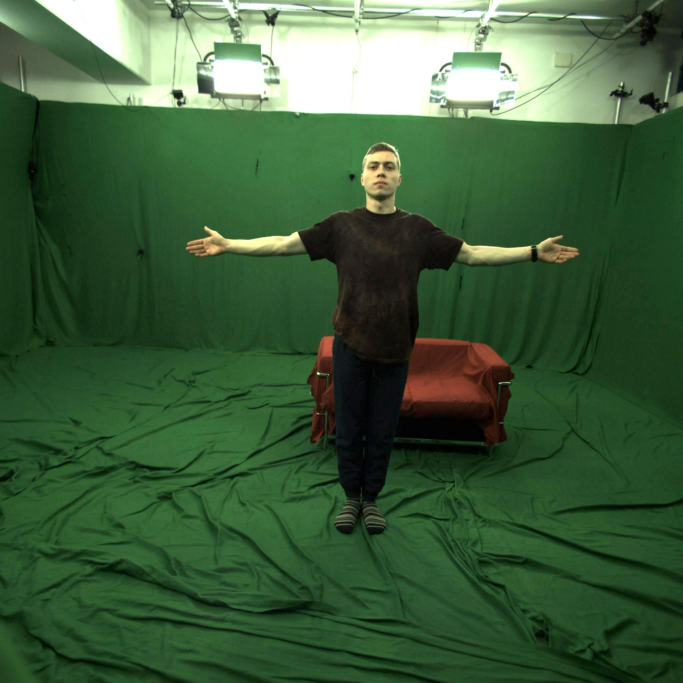
#> input picture mpi_inf_3dhp_test_set/TS2/imageSequence/000001.jpg, 2048 x 2048 px (shown at 1/3 size)
$ python main_crop.py
#> lines starting #> are read from the running program, lines starting #| are printed output that depends on the picture
### functions.py
import cv2
import numpy as np
H36M_JOINTMAP = [
    [0, 1], [1, 2], [2, 3],       # 오른쪽 하체         # 0번째가 root joint
    [0, 4], [4, 5], [5, 6],        # 왼쪽 하체
    [7, 13], [13, 14], [14, 15],     # 오른쪽 상체
    [7, 10], [10, 11], [11, 12],     # 왼쪽 하체
    [0, 7], [7, 8], [8, 9],          # 중앙 상체
]

MPII_JOINTMAP = [
    [0, 1], [1, 2], [2, 6],     # 오른쪽 하체           # 6번째가 root joint
    [6, 3], [3, 4], [4, 5],      # 왼쪽 하체
    [10, 11], [11, 12], [12, 7],
    [7, 13], [13, 14], [14, 15],
    [6, 7], [7, 8], [8, 9],      # 중앙 상체
]

color_box = [(255, 0, 0), (0, 255, 0), (0, 0, 255)]


def vis_2D_pose(frame, denorm_2d_pose, data_type):
    x_set, y_set = denorm_2d_pose.T

    if data_type == 'h36m':
        JOINTMAP = H36M_JOINTMAP
        root_joint_numer = 0
    else:
        JOINTMAP = MPII_JOINTMAP
        root_joint_numer = 6

    for j in range(len(JOINTMAP)):

        child = tuple([int(x_set[JOINTMAP[j][0]]), int(y_set[JOINTMAP[j][0]])])
        parent = tuple([int(x_set[JOINTMAP[j][1]]),
                       int(y_set[JOINTMAP[j][1]])])
        if j in [0, 1, 2, 6, 7, 8]:          # 오른쪽
            color = color_box[0]
        elif j in [3, 4, 5, 9, 10, 11]:       # 왼쪽
            color = color_box[2]
        else:
            color = color_box[1]        # 중앙
        # color = (0, 64 + 192 * (len(JOINTMAP) - j) / (len(JOINTMAP) - 1), 64 + 192 * j / (len(JOINTMAP) - 1))

        size = 20
        lsize = 20
        cv2.line(frame, child, parent, color, lsize)
        # cv2.circle(frame, parent, size, (0, 0, 0), -1)
    # for jnum in range(denorm_2d_pose.shape[-1]):
    #     #jnum = 10
    #     cv2.circle(frame, (int(x_set[jnum]), int(
    #         y_set[jnum])), size, (0, 255, 255), -1)
    return frame


def show3Dpose(annot, ax, radius=40, data_type='h36m', lcolor='red', rcolor='#0000ff', angles=(10, -60)):
    l_size = 6
    if data_type == 'h36m':
        JOINTMAP = H36M_JOINTMAP
        root_joint_numer = 0
    else:
        JOINTMAP = MPII_JOINTMAP
        root_joint_numer = 6

    for ind, (i, j) in enumerate(JOINTMAP):
        if ind in [0, 1, 2, 6, 7, 8]:          # 오른쪽
            color = 'b'
        elif ind in [3, 4, 5, 9, 10, 11]:       # 왼쪽
            color = 'r'
        else:
            color = 'g'        # 중앙

        x, z, y = [np.array([annot[i, c], annot[j, c]]) for c in range(3)]
        ax.plot(x, y, -z, lw=l_size, c=color)

    RADIUS = radius  # space around the subject

    xroot, yroot, zroot = annot[root_joint_numer,
                                0], annot[root_joint_numer, 1], annot[root_joint_numer, 2]

    ax.set_xlim3d([-RADIUS, RADIUS])
    ax.set_ylim3d([-RADIUS, RADIUS])
    ax.set_zlim3d([-RADIUS, RADIUS])

    # ax.set_xlim3d([-RADIUS + xroot, RADIUS + xroot])
    # ax.set_ylim3d([-RADIUS + yroot, RADIUS + yroot])
    # ax.set_zlim3d([-RADIUS + zroot, RADIUS + zroot])
    ax.view_init(angles[0], angles[-1])
    # [7 lines of commented-out code are left out]

### main_crop.py
import cv2
import numpy as np
from pose_data import pose2D_1, pose3D_1, pose3Dgt_1
from functions import *
import matplotlib.pyplot as plt


def final_visualization(pose_3D_pred, pose_3D_gt, arr, Radius, angles, save_img_folder):

    stepX, stepZ = Radius*2 / 256, Radius*2 / 256
    X1 = np.arange(-Radius, Radius, stepX)
    Z1 = np.arange(-Radius, Radius, stepZ)
    X1, Z1 = np.meshgrid(X1, Z1)

    fig = plt.figure(figsize=(8, 8))
    ax_3D_pred = fig.add_subplot(1, 1, 1, projection='3d')

    ax_3D_pred.plot_surface(X1, np.atleast_2d(
        Radius), Z1, rstride=1, cstride=1, facecolors=arr)

    ax_3D_pred.set_xlim3d([-Radius, Radius])
    ax_3D_pred.set_ylim3d([-Radius, Radius])
    ax_3D_pred.set_zlim3d([-Radius, Radius])
    ax_3D_pred.set_xticklabels([])
    ax_3D_pred.set_yticklabels([])
    ax_3D_pred.set_zticklabels([])
    ax_3D_pred.view_init(angles[0], angles[1])
    # ax_3D_pred.grid(False)

    ax_3D = fig.add_subplot(1, 1, 1, projection='3d')
    pred3D = pose_3D_pred - np.array([0, 0, 530])
    gt3D = pose_3D_gt - np.array([0, 0, 530])
    show3Dpose(pred3D, ax_3D, data_type='mpii',
               radius=Radius, lcolor='black', angles=angles)      # 20,-70
    # show3Dpose_with_annot2(gt3D, pred3D, ax_3D_pred, data_type='mpii', radius=Radius, lcolor='blac)
    ax_3D.grid(False)
    ax_3D.axis('off')
    print('drawing....')
    plt.draw()
    i = 0
    plt.savefig(save_img_folder + '/%05d.png' % (i), transparent=True)
    #plt.savefig(config.save_img_folder + '/%05d.png'% (i))
    plt.pause(0.01)
    plt.show()
    # fig.clear()


def main(img_path, pose2D, pose3D, pose3D_gt, save_img_folder):
#> called with pose2D = array of shape (16, 2), pose3D = array of shape (16, 3), pose3D_gt = array of shape (16, 3), save_img_folder = './output'
    data_type = 'mpii'
    img = cv2.imread(img_path)
#> img is the input picture: shape (2048, 2048, 3); mean B, G, R 59.7, 93.9, 62.2
    img_with_p2d = vis_2D_pose(img, pose2D, data_type=data_type)

    # human crop
    x_set, y_set = pose2D.T

    # rectangles = [[] for _ in range(4)]
    rectangle = (max(int(abs(x_set.max()-x_set.min())),
                     int(abs(y_set.max()-y_set.min())))/2)*1.4
    # rectangles[v].append(rectangle)
    # rectangle = np.mean(rectangles[v])

    if data_type == 'h36m':
        root_joint = pose2D[0]
    else:
        root_joint = pose2D[6]

    left_range = int(root_joint[1]-rectangle)
    right_range = int(root_joint[1]+rectangle)
    bottom_range = int(root_joint[0]-rectangle)
    upper_range = int(root_joint[0]+rectangle)

    if left_range < 0:
        left_range = 0
    if right_range > img.shape[1]:
        right_range = img.shape[1]
    if bottom_range < 0:
        bottom_range = 0
    if upper_range > img.shape[0]:
        upper_range = img.shape[0]

    cropimg = img_with_p2d[left_range:
                           right_range,
                           bottom_range:
                           upper_range]
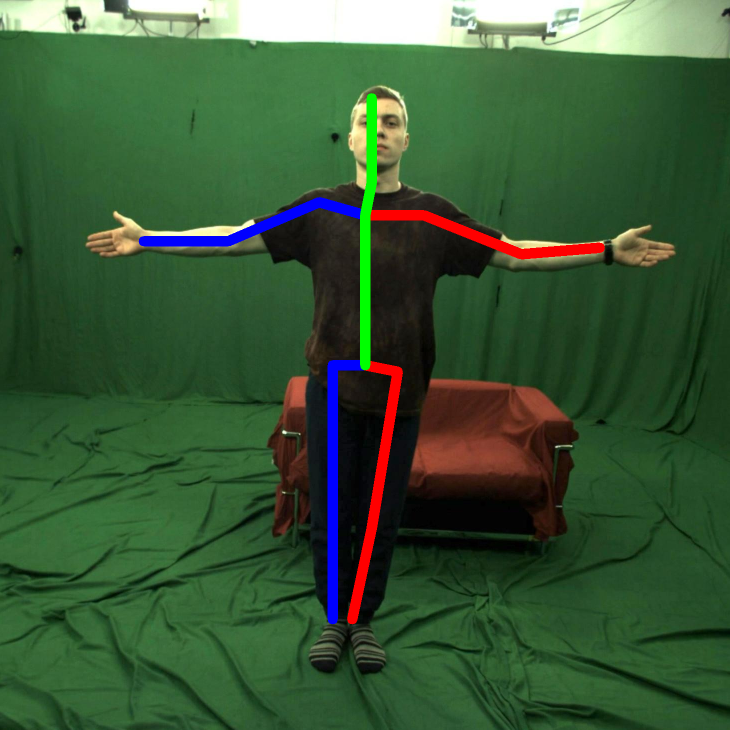
#> cropimg: shape (1459, 1459, 3) (shown at 1/2 size); mean B, G, R 53.5, 87.1, 57

    img = cv2.resize(cropimg, (256, 256))
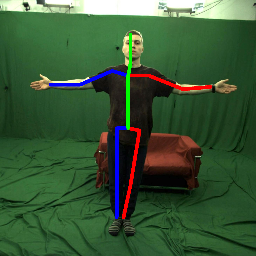
#> img: shape (256, 256, 3); mean B, G, R 53.6, 87.1, 56.9
    img = cv2.cvtColor(img, cv2.COLOR_BGR2RGB)

    arr = img / 255
    arr = cv2.flip(arr, 0)
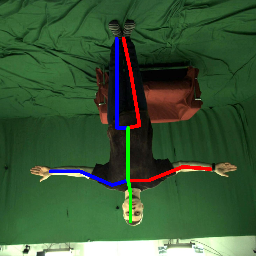
#> arr: shape (256, 256, 3) float64; mean R, G, B 0.223, 0.341, 0.21

    Radius = 200
    angles = (10, -70)

    final_visualization(pose3D, pose3D_gt, arr,
                        Radius, angles, save_img_folder)
#> in final_visualization, `ax_3D_pred.plot_surface(X1, np.atleast_2d( Radius), Z1, rstride=1, cst..`:
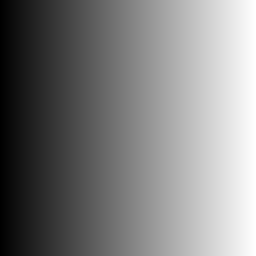
#> X1: shape (256, 256) float64; min -200, max 198.4, mean -0.8; drawn with min black and max white
#> in final_visualization, `plt.savefig(save_img_folder + '/%05d.png' % (i), transparent=True)`:
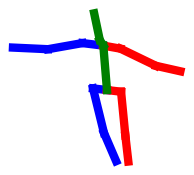
#> figure drawn by matplotlib, 2 panels


if __name__ == '__main__':
    img_path = './mpi_inf_3dhp_test_set/TS2/imageSequence/000001.jpg'
    pose2D = pose2D_1
    pose3D = pose3D_1
    pose3D_gt = pose3Dgt_1
    save_img_folder = './output'
    main(img_path, pose2D, pose3D, pose3D_gt, save_img_folder)
